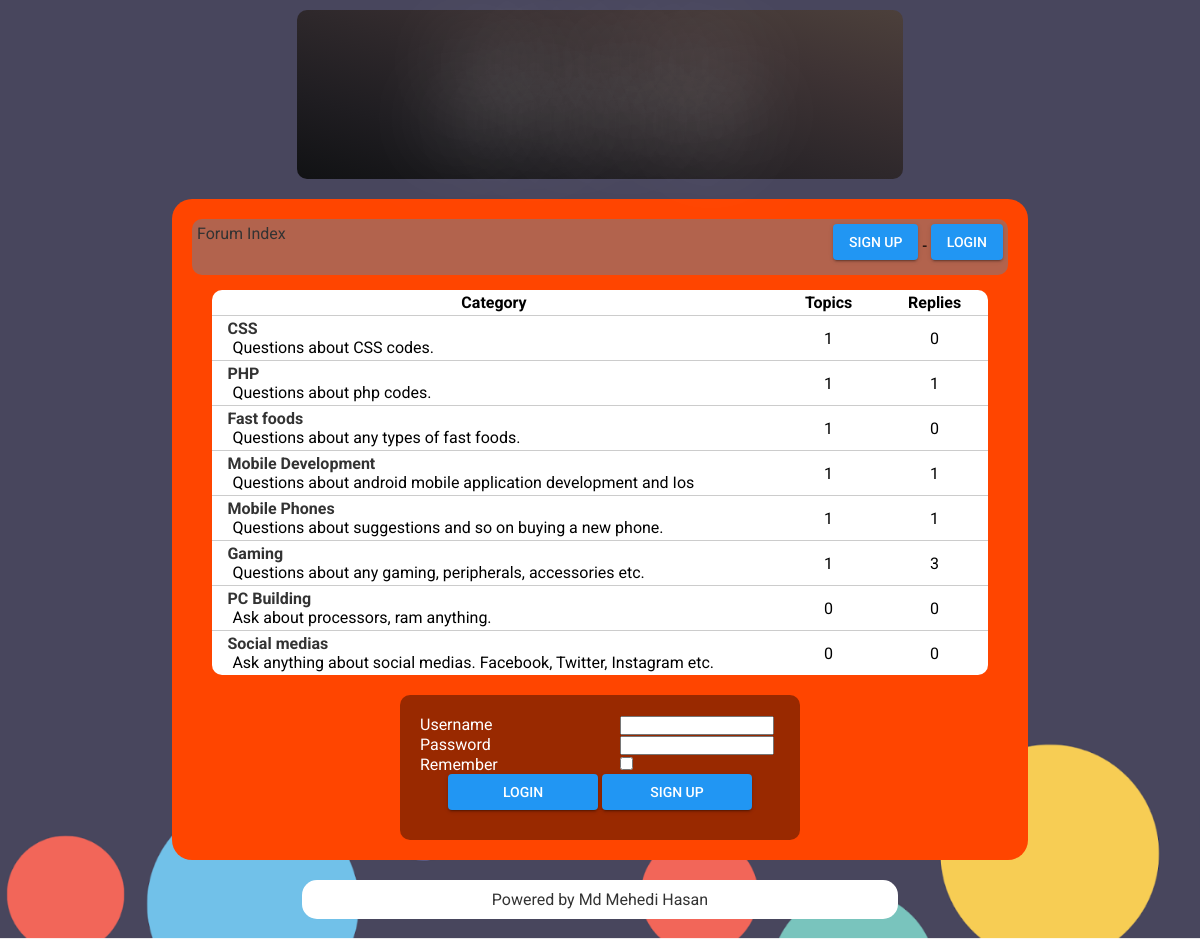
Before: / with the older database file.
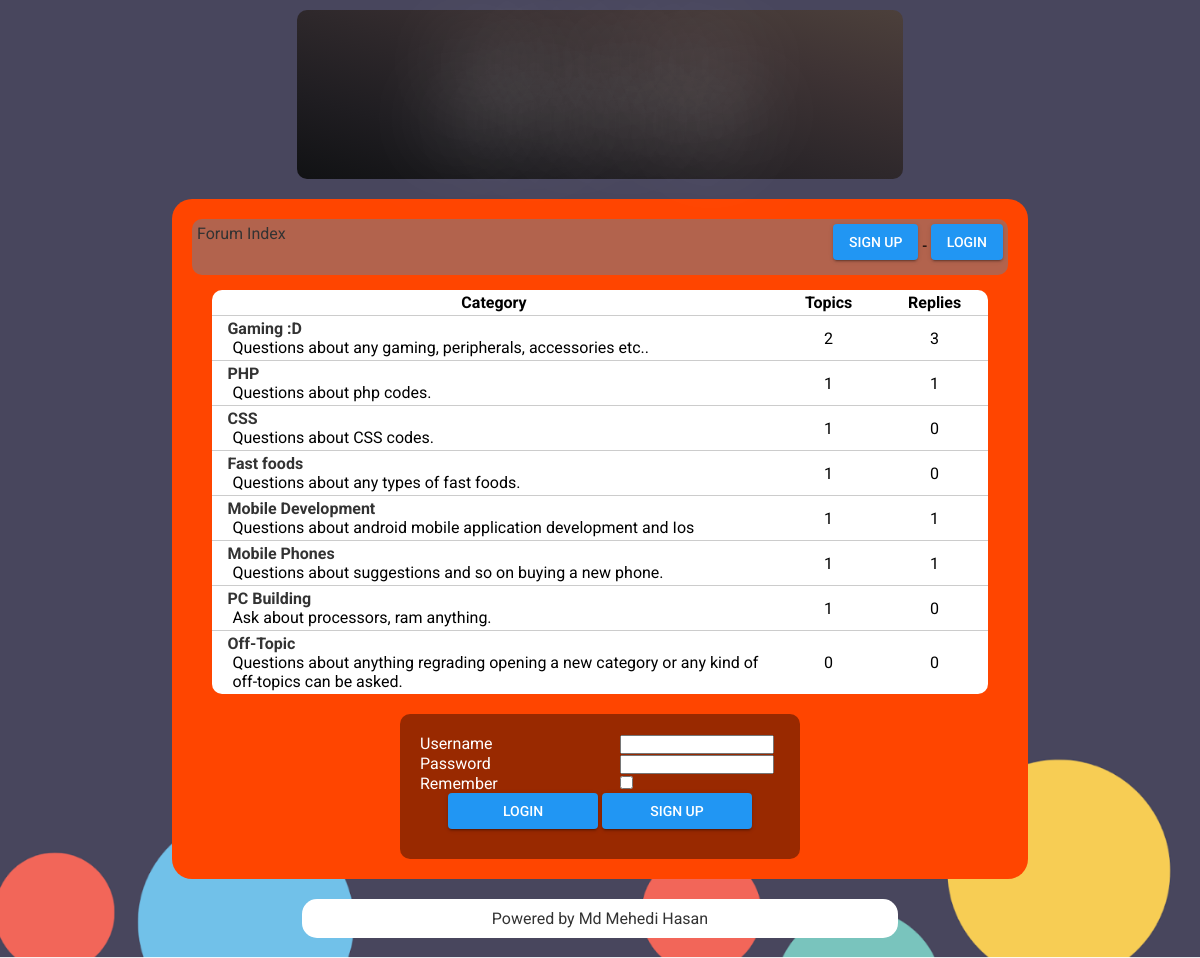
After: the same page with the newer database file.
### tables this page shows
CREATE TABLE `categories` (
  `id` smallint(6) NOT NULL,
  `name` varchar(256) NOT NULL,
  `description` text NOT NULL,
  `position` smallint(6) NOT NULL
);

### config.php (called while the page is built, shortened)
<?php
$url_home = 'index.php';
$design = 'default';
?>

### index.php (the view, shortened to what this page needs)
<?php
include('config.php');
?>
<!DOCTYPE html>
<html>
    <head>
        <link href="<?php echo $design; ?>/style.css" rel="stylesheet" title="Style" />
    </head>
    <body>
    	<div class="header">
        	<a href="<?php echo $url_home; ?>"> <span class="headtext" style="font-size:350%;margin-top:-5px;"> How To Do Something?</span>
	    </div>
        <div class="content">
<?php
if(isset($_SESSION['username']))
{
?>
<div class="box">
	<div class="box_left">
    	<a href="<?php echo $url_home; ?>">Forum Index</a>
    </div>
	<div class="box_right">
    	<a class="pure-material-button-contained" href="profile.php?id=<?php echo $_SESSION['userid']; ?>"><?php echo htmlentities($_SESSION['username'], ENT_QUOTES, 'UTF-8'); ?></a> <a class="pure-material-button-contained" href="login.php">Logout</a>
    </div>
	<div class="clean"></div>
</div>
<?php
}
else
{
?>
<div class="box">
	<div class="box_left">
    	<a href="<?php echo $url_home; ?>">Forum Index</a>
    </div>
	<div class="box_right">
    	<a class="pure-material-button-contained" href="signup.php">Sign Up</a> - <a class="pure-material-button-contained"  href="login.php">Login</a>
    </div>
</div>
<?php
}
?>
<table class="categories_table">
	<tr>
    	<th class="forum_cat">Category</th>
    	<th class="forum_ntop">Topics</th>
    	<th class="forum_nrep">Replies</th>
	</tr>
<?php
$dn1 = mysqli_query($con,'select c.id, c.name, c.description, c.position, (select count(t.id) from topics as t where t.parent=c.id and t.id2=1) as topics, (select count(t2.id) from topics as t2 where t2.parent=c.id and t2.id2!=1) as replies from categories as c group by c.id order by c.position asc');
while($dnn1 = mysqli_fetch_array($dn1))
{
?>
	<tr>
    	<td class="forum_cat"><a href="list_topics.php?parent=<?php echo $dnn1['id']; ?>" class="title"><?php echo htmlentities($dnn1['name'], ENT_QUOTES, 'UTF-8'); ?></a>
        <div class="description"><?php echo $dnn1['description']; ?></div></td>
    	<td><?php echo $dnn1['topics']; ?></td>
    	<td><?php echo $dnn1['replies']; ?></td>
    </tr>
<?php
}
?>
</table>
<?php
if(!isset($_SESSION['username']))
{
?>
<div class="box_login">
	<form action="login.php" method="post">
		<label for="username">Username</label><input type="text" name="username" id="username" /><br />
		<label for="password">Password</label><input type="password" name="password" id="password" /><br />
        <label for="memorize">Remember</label><input type="checkbox" name="memorize" id="memorize" value="yes" />
        <div class="center">
	        <input class="pure-material-button-contained" type="submit" value="Login" /> <input class="pure-material-button-contained" type="button" onclick="javascript:document.location='signup.php';" value="Sign Up" />
        </div>
    </form>
</div>
<?php
}
?>
		</div>
		<div class="foot"><a href="http://www.mmhasanovee.xyz">Powered by Md Mehedi Hasan</div>
	</body>
</html>

### default/style.css (style rules this page uses)
* { font-family: Roboto, sans-serif; padding: 0; margin: 0; }
.pure-material-button-contained { position: relative; display: inline-block; box-sizing: border-box; border: none; border-radius: 4px; padding: 0 16px; min-width: 64px; height: 36px; vertical-align: middle; text-align: center; text-overflow: ellipsis; text-transform: uppercase; color: rgb(var(--pure-material-onprimary-rgb, 255, 255, 255)); background-color: rgb(var(--pure-material-primary-rgb, 33, 150, 243)); box-shadow: 0 3px 1px -2px rgba(0, 0, 0, 0.2), 0 2px 2px 0 rgba(0, 0, 0, 0.14), 0 1px 5px 0 rgba(0, 0, 0, 0.12); font-family: var(--pure-material-font, "Roboto", "Segoe UI", BlinkMacSystemFont, system-ui, -apple-system); font-size: 14px; font-weight: 500; line-height: 36px; overflow: hidden; outline: none; cursor: pointer; transition: box-shadow 0.2s; margin-bottom: 10px; }
.pure-material-button-contained::before { content: ""; position: absolute; top: 0; bottom: 0; left: 0; right: 0; background-color: rgb(var(--pure-material-onprimary-rgb, 255, 255, 255)); opacity: 0; transition: opacity 0.2s; }
.pure-material-button-contained::after { content: ""; position: absolute; left: 50%; top: 50%; border-radius: 50%; padding: 50%; width: 32px; height: 32px; background-color: rgb(var(--pure-material-onprimary-rgb, 255, 255, 255)); opacity: 0; transform: translate(-50%, -50%) scale(1); transition: opacity 1s, transform 0.5s; }
.headtext { font: 700 4em/1 "Oswald", sans-serif; letter-spacing: 0; padding: .25em 0 .325em; display: block; margin: 0 auto; text-shadow: 0 0 80px rgba(255,255,255,.5); background: url(http://f.cl.ly/items/010q3E1u3p2Q0j1L1S1o/animated_text_fill.png) repeat-y; -webkit-background-clip: text; background-clip: text; -webkit-text-fill-color: transparent; -webkit-animation: aitf 80s linear infinite; -webkit-transform: translate3d(0,0,0); -webkit-backface-visibility: hidden; }
* { margin:0px; padding:0px; }
body { background-image: url('images/background.png'); background-repeat: no-repeat; background-attachment: fixed; background-position: center; background-size: cover; padding-left:10%; padding-right:10%; font-family: 'Livvic', sans-serif; }
a { text-decoration:none; color:#333333; }
img, table, tr, td { border:0px; }
.center { text-align:center; }
input[type=text], input[type=submit], input[type=button], input[type=password] { width:150px; }
label { width:200px; display:inline-block; vertical-align:top; text-align:left; }
table { border-spacing:0px; background:#ffffff; -moz-border-radius:10px; -webkit-border-radius:10px; border-radius:10px; padding:0px; width:95%; margin:5px auto 5px auto; }
tr { -moz-border-radius:5px; -webkit-border-radius:5px; border-radius:5px; margin:0px; }
td, th { margin:0px; border:0px; padding:3px; text-align:center; }
.header { margin:auto; margin-top:10px; padding:15px; background-image: linear-gradient(to right top, #111214, #1f1d21, #2e282b, #3e3334, #4c403b); width:60%; -moz-border-radius:20px; -webkit-border-radius:20px; border-radius:10px; text-align:center; }
.foot { text-align:center; background-color: white; width:60%; -moz-border-radius:15px; -webkit-border-radius:15px; border-radius:15px; padding:10px; margin:20px auto; }
.content { background-color: orangered; width:85%; -moz-border-radius:20px; -webkit-border-radius:20px; border-radius:20px; margin:auto; padding:20px; margin-top:20px; }
.box_left { float:left; }
.box_right { float:right; }
.box { background:url('images/bluec_30p.png'); -moz-border-radius:10px; -webkit-border-radius:10px; border-radius:10px; margin:auto; padding:5px; margin-bottom:15px; }
.box_login { background:url('images/black_40p.png'); width:360px; -moz-border-radius:10px; -webkit-border-radius:10px; border-radius:10px; margin:auto; padding:20px; margin-top:20px; color:#ffffff; }
.forum_ntop, .forum_nrep, .forum_act, .forum_auth { width:100px; }
td.forum_cat, td.forum_tops { padding-left:15px; text-align:left; }
.categories_table td, .categories_table th, .topics_table td, .topics_table th, .list_pm td, .list_pm th { border-bottom:1px solid #cccccc; }
.categories_table tr:last-child td, .topics_table tr:last-child td, .list_pm tr:last-child td { border-bottom:0px; }
td.forum_cat .title { font-weight:bold; }
td.forum_cat .description { padding-left:5px; }

Changed rows visible on the page:
removed categories: name "Social medias", description "Ask anything about social medias. Facebook, Twitter, Instagram etc.", topics "0", replies "0"
changed categories: name "Gaming" → "Gaming :D"; description "Questions about any gaming, peripherals, accessories etc." → "Questions about any gaming, peripherals, accessories etc.."; topics "1" → "2"; moves up the list
shown differently, row unchanged: categories "PHP": moves down the list
computed for categories "PC Building": topics "0" → "1"
added categories: name "Off-Topic", description "Questions about anything regrading opening a new category or any kind of off-topics can be asked.", topics "0", replies "0"
